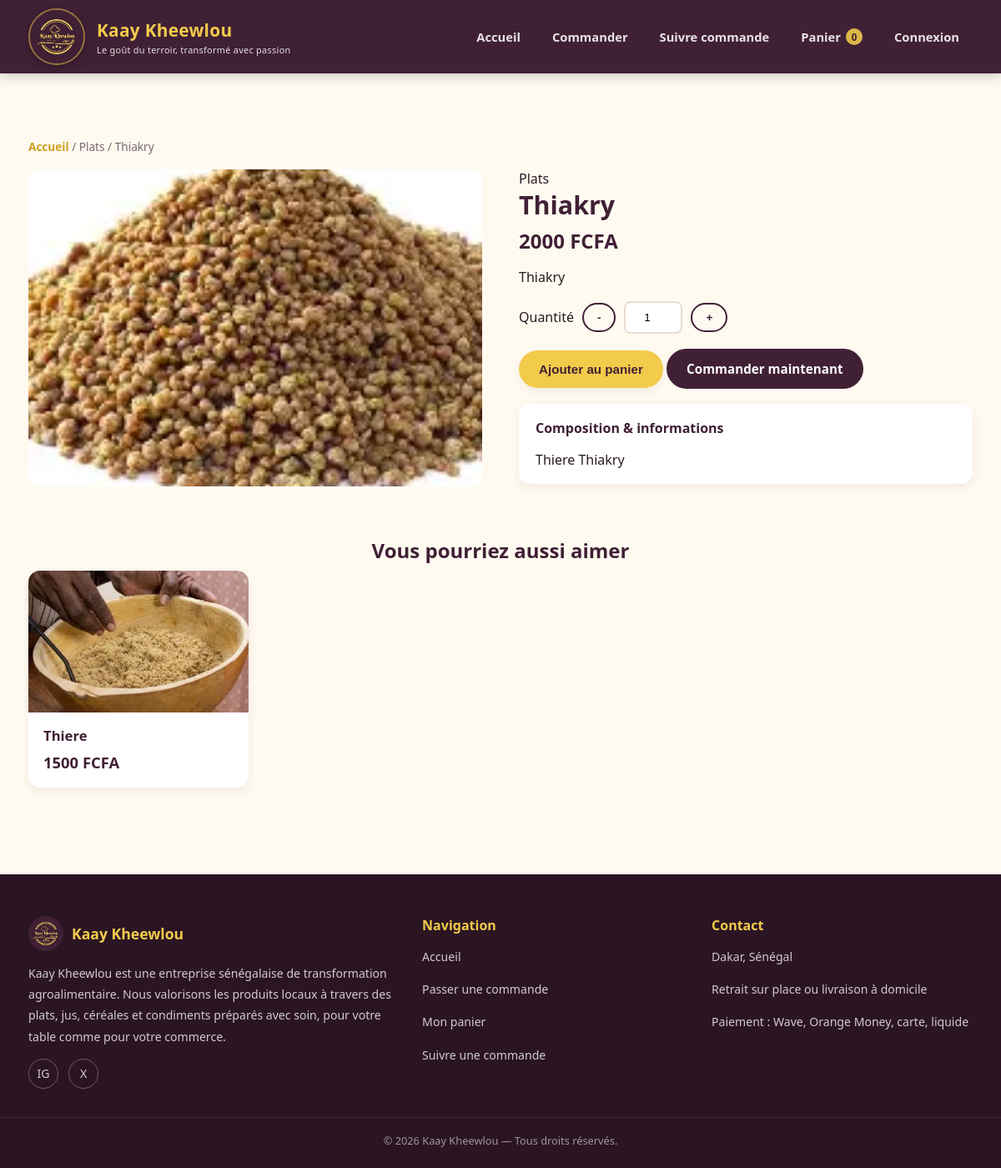
/produit/thiakry/, run on the app's committed database.
### monapp/models.py (models this page shows, shortened)
class Produit(models.Model):
    nom = models.CharField(max_length=120)
    slug = models.SlugField(max_length=140, unique=True, blank=True)
    categorie = models.ForeignKey(Categorie, on_delete=models.SET_NULL, null=True, related_name='produits')
    description = models.TextField(blank=True, help_text="Description courte du produit")
    composition = models.TextField(
        blank=True,
        help_text="Composition / ingrédients / allergènes du produit"
    )
    prix = models.DecimalField(max_digits=10, decimal_places=0, help_text="Prix en FCFA")
    image = models.ImageField(upload_to='produits/', blank=True, null=True)
    stock = models.PositiveIntegerField(default=0)
    actif = models.BooleanField(default=True, help_text="Visible côté client")
    en_promo = models.BooleanField(default=False)
    promo_pourcentage = models.PositiveIntegerField(
        default=0, help_text="Pourcentage de réduction appliqué (0-90)"
    )
    date_ajout = models.DateTimeField(auto_now_add=True)
    date_maj = models.DateTimeField(auto_now=True)
    class Meta:
        verbose_name = "Produit"
        verbose_name_plural = "Produits"
        ordering = ['-date_ajout']
    def get_absolute_url(self):
        return reverse('monapp:produit_detail', args=[self.slug])
    @property
    def prix_promo(self):
        if self.en_promo and self.promo_pourcentage > 0:
            reduction = (self.prix * Decimal(self.promo_pourcentage)) / Decimal(100)
            return (self.prix - reduction).quantize(Decimal('1'))
        return self.prix
    @property
    def en_rupture(self):
        return self.stock <= 0

class Categorie(models.Model):
    nom = models.CharField(max_length=80, unique=True)
    slug = models.SlugField(max_length=90, unique=True, blank=True)
    description = models.CharField(max_length=255, blank=True)
    class Meta:
        verbose_name = "Catégorie"
        verbose_name_plural = "Catégories"
        ordering = ['nom']

### monapp/views.py (the view)
# urls.py: path('produit/<slug:slug>/', views.produit_detail, name='produit_detail'),
def produit_detail(request, slug):
    produit = get_object_or_404(Produit, slug=slug, actif=True)
    suggestions = Produit.objects.filter(actif=True, categorie=produit.categorie).exclude(pk=produit.pk)[:4]
    return render(request, 'src/produit_detail.html', {'produit': produit, 'suggestions': suggestions})

### monapp/cart.py (called while the page is built, shortened)
    def __iter__(self):
        ids = self.panier.keys()
        produits = Produit.objects.filter(id__in=ids)
        produits_par_id = {str(p.id): p for p in produits}

    def __len__(self):
        return sum(item['quantite'] for item in self.panier.values())

    def get_total(self):
        return sum((item['sous_total'] for item in self), Decimal('0'))

### monapp/context_processors.py (called while the page is built)
def panier_context(request):
    panier = Panier(request)
    return {
        'panier_nb_articles': len(panier),
        'panier_total': panier.get_total(),
    }

### monapp/templates/src/produit_detail.html (shortened to what this page needs)
{% extends "src/base_client.html" %}
{% block contenu %}
<section class="section">
  <div class="container">
    <p class="fil-ariane"><a href="{% url 'monapp:accueil' %}">Accueil</a> / {% if produit.categorie %}{{ produit.categorie.nom }} / {% endif %}{{ produit.nom }}</p>
    <div class="detail-produit">
      <div class="image-wrap">
        {% if produit.image %}
          <img src="{{ produit.image.url }}" alt="{{ produit.nom }}">
        {% else %}
          <span class="image-placeholder" style="font-size:4rem;">🍲</span>
        {% endif %}
      </div>
      <div>
        {% if produit.categorie %}<span class="categorie-tag">{{ produit.categorie.nom }}</span>{% endif %}
        <h1>{{ produit.nom }}</h1>
        <div class="prix-ligne">
          <span class="prix" style="font-size:1.5rem;">{{ produit.prix_promo }} FCFA</span>
        </div>
        <p>{{ produit.description }}</p>
        {% if produit.en_rupture %}
          <p class="message error" style="display:inline-block;">Ce produit est actuellement en rupture de stock.</p>
        {% else %}
          <form method="post" action="{% url 'monapp:panier_ajouter' produit.id %}" class="ajout-panier">
            <div class="qte-selector">
              <label for="qte">Quantité</label>
              <button type="button" class="btn btn-outline btn-sm" data-qte-moins="#qte">-</button>
              <input type="number" id="qte" name="quantite" value="1" min="1">
              <button type="button" class="btn btn-outline btn-sm" data-qte-plus="#qte">+</button>
            </div>
            <button type="submit" class="btn btn-primary">Ajouter au panier</button>
            <a href="{% url 'monapp:commande' %}" class="btn btn-dark">Commander maintenant</a>
          </form>
        {% endif %}
        {% if produit.composition %}
        <div class="bloc-composition">
          <h4>Composition &amp; informations</h4>
          <p class="mb-0">{{ produit.composition }}</p>
        </div>
        {% endif %}
      </div>
    </div>
    {% if suggestions %}
    <div style="margin-top:60px;">
      <h2 class="section-title" style="font-size:1.5rem;">Vous pourriez aussi aimer</h2>
      <div class="grille-produits">
        {% for s in suggestions %}
          <div class="carte-produit">
            <a href="{{ s.get_absolute_url }}" class="image-wrap">
              {% if s.image %}<img src="{{ s.image.url }}" alt="{{ s.nom }}">{% else %}<span class="image-placeholder">🍲</span>{% endif %}
            </a>
            <div class="corps">
              <h3><a href="{{ s.get_absolute_url }}">{{ s.nom }}</a></h3>
              <span class="prix">{{ s.prix_promo }} FCFA</span>
            </div>
          </div>
        {% endfor %}
      </div>
    </div>
    {% endif %}
  </div>
</section>
{% endblock %}

### monapp/static/css/style.css (style rules this page uses)
:root { --brand-dark: #402035; --brand-dark-2: #2b1523; --brand-gold: #f3cb4b; --brand-gold-dark: #cf9f1f; --brand-white: #ffffff; --brand-cream: #fffaf0; --text-dark: #2a1a22; --text-muted: #7a6a73; --radius: 14px; --shadow: 0 10px 30px rgba(64, 32, 53, 0.12); --shadow-sm: 0 4px 12px rgba(64, 32, 53, 0.08); font-family: 'Segoe UI', 'Trebuchet MS', Verdana, sans-serif; }
* { box-sizing: border-box; }
html, body { margin: 0; padding: 0; background: var(--brand-cream); color: var(--text-dark); font-family: 'Segoe UI', 'Trebuchet MS', Verdana, sans-serif; scroll-behavior: smooth; }
a { text-decoration: none; color: inherit; }
img { max-width: 100%; display: block; }
.container { max-width: 1180px; margin: 0 auto; padding: 0 24px; }
.btn { display: inline-flex; align-items: center; justify-content: center; gap: 8px; padding: 12px 22px; border-radius: 999px; font-weight: 600; font-size: 0.95rem; border: 2px solid transparent; cursor: pointer; transition: transform .15s ease, box-shadow .15s ease, background .15s ease, color .15s ease; }
.btn-primary { background: var(--brand-gold); color: var(--brand-dark); box-shadow: var(--shadow-sm); }
.btn-dark { background: var(--brand-dark); color: var(--brand-white); }
.btn-outline { background: transparent; border-color: var(--brand-dark); color: var(--brand-dark); }
.btn-sm { padding: 8px 16px; font-size: 0.85rem; }
.section { padding: 64px 0; }
.section-title { text-align: center; margin-bottom: 8px; font-size: 2rem; color: var(--brand-dark); font-weight: 800; }
.grille-produits { display: grid; grid-template-columns: repeat(auto-fill, minmax(240px, 1fr)); gap: 26px; }
.carte-produit { background: var(--brand-white); border-radius: var(--radius); overflow: hidden; box-shadow: var(--shadow-sm); transition: transform .18s ease, box-shadow .18s ease; display: flex; flex-direction: column; position: relative; }
.carte-produit .image-wrap { height: 170px; background: linear-gradient(135deg, #efe4d4, #f7efe1); display: flex; align-items:center; justify-content:center; position: relative; overflow: hidden; }
.carte-produit .image-wrap img { width:100%; height:100%; object-fit: cover; }
.carte-produit .corps { padding: 16px 18px 18px; display:flex; flex-direction:column; gap:8px; flex:1; }
.carte-produit h3 { margin:0; font-size: 1.04rem; color: var(--brand-dark); }
.prix-ligne { display:flex; align-items:baseline; gap:8px; }
.prix { font-weight: 800; color: var(--brand-dark); font-size: 1.15rem; }
.fil-ariane { font-size: .85rem; color: var(--text-muted); margin-bottom: 18px; }
.fil-ariane a { color: var(--brand-gold-dark); font-weight: 600; }
.detail-produit { display:grid; grid-template-columns: 1fr 1fr; gap: 44px; align-items:flex-start; }
.detail-produit .image-wrap { border-radius: var(--radius); overflow:hidden; height: 380px; background: linear-gradient(135deg,#efe4d4,#f7efe1); display:flex; align-items:center; justify-content:center; }
.detail-produit .image-wrap img { width:100%; height:100%; object-fit:cover; }
.detail-produit h1 { color: var(--brand-dark); font-size: 1.9rem; margin: 0 0 6px; }
.bloc-composition { background: var(--brand-white); border-radius: var(--radius); padding: 18px 20px; margin-top: 18px; box-shadow: var(--shadow-sm); }
.bloc-composition h4 { margin: 0 0 8px; color: var(--brand-dark); }
.qte-selector { display:flex; align-items:center; gap:10px; margin: 18px 0; }
.qte-selector input { width: 70px; padding: 10px; border-radius: 8px; border: 2px solid #e9ddd0; text-align:center; }
.mb-0 { margin-bottom:0; }

### data on the page
Produit: categorie.nom "Plats", nom "Thiakry", image (picture), prix_promo "2000", description "Thiakry", composition "Thiere Thiakry"
Produit: image (picture), nom "Thiere", prix_promo "1500"

### other printed values
{{ panier_nb_articles }} "0"
